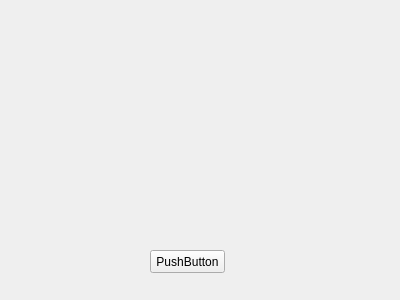
<?xml version="1.0" encoding="UTF-8"?>
<ui version="4.0">
 <class>newcamera</class>
 <widget class="QWidget" name="newcamera">
  <property name="geometry">
   <rect>
    <x>0</x>
    <y>0</y>
    <width>400</width>
    <height>300</height>
   </rect>
  </property>
  <property name="windowTitle">
   <string>Form</string>
  </property>
  <widget class="QPushButton" name="btnStartCamera">
   <property name="geometry">
    <rect>
     <x>150</x>
     <y>250</y>
     <width>75</width>
     <height>23</height>
    </rect>
   </property>
   <property name="styleSheet">
    <string notr="true">font: 9pt &quot;楷体&quot;;</string>
   </property>
   <property name="text">
    <string>PushButton</string>
   </property>
  </widget>
 </widget>
 <resources/>
 <connections/>
</ui>
